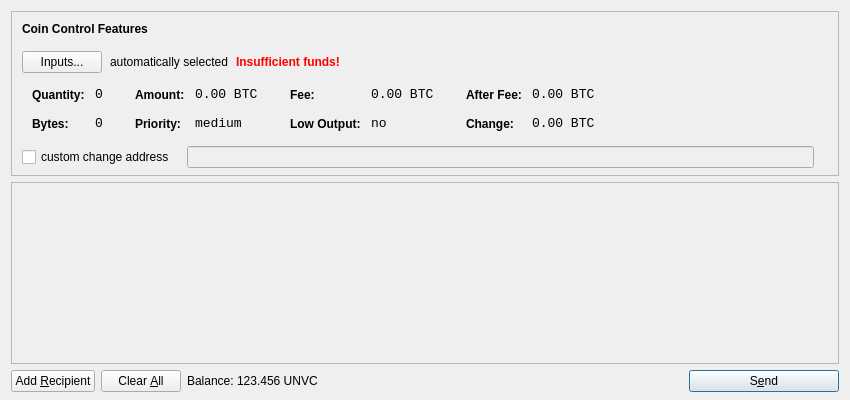
<?xml version="1.0" encoding="UTF-8"?>
<ui version="4.0">
 <class>SendCoinsDialog</class>
 <widget class="QDialog" name="SendCoinsDialog">
  <property name="geometry">
   <rect>
    <x>0</x>
    <y>0</y>
    <width>850</width>
    <height>400</height>
   </rect>
  </property>
  <property name="windowTitle">
   <string>Send Coins</string>
  </property>
  <layout class="QVBoxLayout" name="verticalLayout" stretch="0,1,0">
   <property name="bottomMargin">
    <number>8</number>
   </property>
   <item>
    <widget class="QFrame" name="frameCoinControl">
     <property name="sizePolicy">
      <sizepolicy hsizetype="Expanding" vsizetype="Expanding">
       <horstretch>0</horstretch>
       <verstretch>0</verstretch>
      </sizepolicy>
     </property>
     <property name="maximumSize">
      <size>
       <width>16777215</width>
       <height>16777215</height>
      </size>
     </property>
     <property name="frameShape">
      <enum>QFrame::StyledPanel</enum>
     </property>
     <property name="frameShadow">
      <enum>QFrame::Sunken</enum>
     </property>
     <layout class="QVBoxLayout" name="verticalLayoutCoinControl2">
      <property name="spacing">
       <number>-1</number>
      </property>
      <property name="leftMargin">
       <number>0</number>
      </property>
      <property name="topMargin">
       <number>0</number>
      </property>
      <property name="rightMargin">
       <number>0</number>
      </property>
      <property name="bottomMargin">
       <number>6</number>
      </property>
      <item>
       <layout class="QVBoxLayout" name="verticalLayoutCoinControl" stretch="0,0,0,0,1">
        <property name="spacing">
         <number>0</number>
        </property>
        <property name="leftMargin">
         <number>10</number>
        </property>
        <property name="topMargin">
         <number>10</number>
        </property>
        <item>
         <layout class="QHBoxLayout" name="horizontalLayoutCoinControl1">
          <property name="bottomMargin">
           <number>15</number>
          </property>
          <item>
           <widget class="QLabel" name="labelCoinControlFeatures">
            <property name="sizePolicy">
             <sizepolicy hsizetype="Preferred" vsizetype="Maximum">
              <horstretch>0</horstretch>
              <verstretch>0</verstretch>
             </sizepolicy>
            </property>
            <property name="font">
             <font>
              <weight>75</weight>
              <bold>true</bold>
             </font>
            </property>
            <property name="styleSheet">
             <string notr="true">font-weight:bold;</string>
            </property>
            <property name="text">
             <string>Coin Control Features</string>
            </property>
           </widget>
          </item>
         </layout>
        </item>
        <item>
         <layout class="QHBoxLayout" name="horizontalLayoutCoinControl2" stretch="0,0,0,0">
          <property name="spacing">
           <number>8</number>
          </property>
          <property name="bottomMargin">
           <number>10</number>
          </property>
          <item>
           <widget class="QPushButton" name="pushButtonCoinControl">
            <property name="styleSheet">
             <string notr="true"/>
            </property>
            <property name="text">
             <string>Inputs...</string>
            </property>
           </widget>
          </item>
          <item>
           <widget class="QLabel" name="labelCoinControlAutomaticallySelected">
            <property name="text">
             <string>automatically selected</string>
            </property>
            <property name="margin">
             <number>5</number>
            </property>
           </widget>
          </item>
          <item>
           <widget class="QLabel" name="labelCoinControlInsuffFunds">
            <property name="font">
             <font>
              <weight>75</weight>
              <bold>true</bold>
             </font>
            </property>
            <property name="styleSheet">
             <string notr="true">color:red;font-weight:bold;</string>
            </property>
            <property name="text">
             <string>Insufficient funds!</string>
            </property>
            <property name="margin">
             <number>5</number>
            </property>
           </widget>
          </item>
          <item>
           <spacer name="horizontalSpacerCoinControl">
            <property name="orientation">
             <enum>Qt::Horizontal</enum>
            </property>
            <property name="sizeHint" stdset="0">
             <size>
              <width>40</width>
              <height>1</height>
             </size>
            </property>
           </spacer>
          </item>
         </layout>
        </item>
        <item>
         <widget class="QWidget" name="widgetCoinControl" native="true">
          <property name="sizePolicy">
           <sizepolicy hsizetype="Preferred" vsizetype="Preferred">
            <horstretch>0</horstretch>
            <verstretch>0</verstretch>
           </sizepolicy>
          </property>
          <property name="minimumSize">
           <size>
            <width>0</width>
            <height>0</height>
           </size>
          </property>
          <property name="styleSheet">
           <string notr="true"/>
          </property>
          <layout class="QHBoxLayout" name="horizontalLayoutCoinControl5">
           <property name="margin">
            <number>0</number>
           </property>
           <item>
            <layout class="QHBoxLayout" name="horizontalLayoutCoinControl3" stretch="0,0,0,1">
             <property name="spacing">
              <number>20</number>
             </property>
             <property name="topMargin">
              <number>0</number>
             </property>
             <property name="bottomMargin">
              <number>10</number>
             </property>
             <item>
              <layout class="QFormLayout" name="formLayoutCoinControl1">
               <property name="horizontalSpacing">
                <number>10</number>
               </property>
               <property name="verticalSpacing">
                <number>14</number>
               </property>
               <property name="leftMargin">
                <number>10</number>
               </property>
               <property name="topMargin">
                <number>4</number>
               </property>
               <property name="rightMargin">
                <number>6</number>
               </property>
               <item row="0" column="0">
                <widget class="QLabel" name="labelCoinControlQuantityText">
                 <property name="styleSheet">
                  <string notr="true">font-weight:bold;</string>
                 </property>
                 <property name="text">
                  <string>Quantity:</string>
                 </property>
                 <property name="margin">
                  <number>0</number>
                 </property>
                </widget>
               </item>
               <item row="0" column="1">
                <widget class="QLabel" name="labelCoinControlQuantity">
                 <property name="font">
                  <font>
                   <family>Monospace</family>
                   <pointsize>10</pointsize>
                  </font>
                 </property>
                 <property name="cursor">
                  <cursorShape>IBeamCursor</cursorShape>
                 </property>
                 <property name="contextMenuPolicy">
                  <enum>Qt::ActionsContextMenu</enum>
                 </property>
                 <property name="text">
                  <string notr="true">0</string>
                 </property>
                 <property name="margin">
                  <number>0</number>
                 </property>
                 <property name="textInteractionFlags">
                  <set>Qt::LinksAccessibleByMouse|Qt::TextSelectableByKeyboard|Qt::TextSelectableByMouse</set>
                 </property>
                </widget>
               </item>
               <item row="1" column="0">
                <widget class="QLabel" name="labelCoinControlBytesText">
                 <property name="styleSheet">
                  <string notr="true">font-weight:bold;</string>
                 </property>
                 <property name="text">
                  <string>Bytes:</string>
                 </property>
                </widget>
               </item>
               <item row="1" column="1">
                <widget class="QLabel" name="labelCoinControlBytes">
                 <property name="font">
                  <font>
                   <family>Monospace</family>
                   <pointsize>10</pointsize>
                  </font>
                 </property>
                 <property name="cursor">
                  <cursorShape>IBeamCursor</cursorShape>
                 </property>
                 <property name="contextMenuPolicy">
                  <enum>Qt::ActionsContextMenu</enum>
                 </property>
                 <property name="text">
                  <string notr="true">0</string>
                 </property>
                 <property name="textInteractionFlags">
                  <set>Qt::LinksAccessibleByMouse|Qt::TextSelectableByKeyboard|Qt::TextSelectableByMouse</set>
                 </property>
                </widget>
               </item>
              </layout>
             </item>
             <item>
              <layout class="QFormLayout" name="formLayoutCoinControl2">
               <property name="horizontalSpacing">
                <number>10</number>
               </property>
               <property name="verticalSpacing">
                <number>14</number>
               </property>
               <property name="leftMargin">
                <number>6</number>
               </property>
               <property name="topMargin">
                <number>4</number>
               </property>
               <property name="rightMargin">
                <number>6</number>
               </property>
               <item row="0" column="0">
                <widget class="QLabel" name="labelCoinControlAmountText">
                 <property name="styleSheet">
                  <string notr="true">font-weight:bold;</string>
                 </property>
                 <property name="text">
                  <string>Amount:</string>
                 </property>
                 <property name="margin">
                  <number>0</number>
                 </property>
                </widget>
               </item>
               <item row="0" column="1">
                <widget class="QLabel" name="labelCoinControlAmount">
                 <property name="font">
                  <font>
                   <family>Monospace</family>
                   <pointsize>10</pointsize>
                  </font>
                 </property>
                 <property name="cursor">
                  <cursorShape>IBeamCursor</cursorShape>
                 </property>
                 <property name="contextMenuPolicy">
                  <enum>Qt::ActionsContextMenu</enum>
                 </property>
                 <property name="text">
                  <string notr="true">0.00 BTC</string>
                 </property>
                 <property name="textInteractionFlags">
                  <set>Qt::LinksAccessibleByMouse|Qt::TextSelectableByKeyboard|Qt::TextSelectableByMouse</set>
                 </property>
                </widget>
               </item>
               <item row="1" column="0">
                <widget class="QLabel" name="labelCoinControlPriorityText">
                 <property name="styleSheet">
                  <string notr="true">font-weight:bold;</string>
                 </property>
                 <property name="text">
                  <string>Priority:</string>
                 </property>
                </widget>
               </item>
               <item row="1" column="1">
                <widget class="QLabel" name="labelCoinControlPriority">
                 <property name="font">
                  <font>
                   <family>Monospace</family>
                   <pointsize>10</pointsize>
                  </font>
                 </property>
                 <property name="cursor">
                  <cursorShape>IBeamCursor</cursorShape>
                 </property>
                 <property name="contextMenuPolicy">
                  <enum>Qt::ActionsContextMenu</enum>
                 </property>
                 <property name="text">
                  <string>medium</string>
                 </property>
                 <property name="textInteractionFlags">
                  <set>Qt::LinksAccessibleByMouse|Qt::TextSelectableByKeyboard|Qt::TextSelectableByMouse</set>
                 </property>
                </widget>
               </item>
              </layout>
             </item>
             <item>
              <layout class="QFormLayout" name="formLayoutCoinControl3">
               <property name="horizontalSpacing">
                <number>10</number>
               </property>
               <property name="verticalSpacing">
                <number>14</number>
               </property>
               <property name="leftMargin">
                <number>6</number>
               </property>
               <property name="topMargin">
                <number>4</number>
               </property>
               <property name="rightMargin">
                <number>6</number>
               </property>
               <item row="0" column="0">
                <widget class="QLabel" name="labelCoinControlFeeText">
                 <property name="styleSheet">
                  <string notr="true">font-weight:bold;</string>
                 </property>
                 <property name="text">
                  <string>Fee:</string>
                 </property>
                 <property name="margin">
                  <number>0</number>
                 </property>
                </widget>
               </item>
               <item row="0" column="1">
                <widget class="QLabel" name="labelCoinControlFee">
                 <property name="font">
                  <font>
                   <family>Monospace</family>
                   <pointsize>10</pointsize>
                  </font>
                 </property>
                 <property name="cursor">
                  <cursorShape>IBeamCursor</cursorShape>
                 </property>
                 <property name="contextMenuPolicy">
                  <enum>Qt::ActionsContextMenu</enum>
                 </property>
                 <property name="text">
                  <string notr="true">0.00 BTC</string>
                 </property>
                 <property name="textInteractionFlags">
                  <set>Qt::LinksAccessibleByMouse|Qt::TextSelectableByKeyboard|Qt::TextSelectableByMouse</set>
                 </property>
                </widget>
               </item>
               <item row="1" column="0">
                <widget class="QLabel" name="labelCoinControlLowOutputText">
                 <property name="styleSheet">
                  <string notr="true">font-weight:bold;</string>
                 </property>
                 <property name="text">
                  <string>Low Output:</string>
                 </property>
                </widget>
               </item>
               <item row="1" column="1">
                <widget class="QLabel" name="labelCoinControlLowOutput">
                 <property name="font">
                  <font>
                   <family>Monospace</family>
                   <pointsize>10</pointsize>
                  </font>
                 </property>
                 <property name="cursor">
                  <cursorShape>IBeamCursor</cursorShape>
                 </property>
                 <property name="contextMenuPolicy">
                  <enum>Qt::ActionsContextMenu</enum>
                 </property>
                 <property name="text">
                  <string>no</string>
                 </property>
                 <property name="textInteractionFlags">
                  <set>Qt::LinksAccessibleByMouse|Qt::TextSelectableByKeyboard|Qt::TextSelectableByMouse</set>
                 </property>
                </widget>
               </item>
              </layout>
             </item>
             <item>
              <layout class="QFormLayout" name="formLayoutCoinControl4">
               <property name="horizontalSpacing">
                <number>10</number>
               </property>
               <property name="verticalSpacing">
                <number>14</number>
               </property>
               <property name="leftMargin">
                <number>6</number>
               </property>
               <property name="topMargin">
                <number>4</number>
               </property>
               <property name="rightMargin">
                <number>6</number>
               </property>
               <item row="0" column="0">
                <widget class="QLabel" name="labelCoinControlAfterFeeText">
                 <property name="styleSheet">
                  <string notr="true">font-weight:bold;</string>
                 </property>
                 <property name="text">
                  <string>After Fee:</string>
                 </property>
                 <property name="margin">
                  <number>0</number>
                 </property>
                </widget>
               </item>
               <item row="0" column="1">
                <widget class="QLabel" name="labelCoinControlAfterFee">
                 <property name="font">
                  <font>
                   <family>Monospace</family>
                   <pointsize>10</pointsize>
                  </font>
                 </property>
                 <property name="cursor">
                  <cursorShape>IBeamCursor</cursorShape>
                 </property>
                 <property name="contextMenuPolicy">
                  <enum>Qt::ActionsContextMenu</enum>
                 </property>
                 <property name="text">
                  <string notr="true">0.00 BTC</string>
                 </property>
                 <property name="textInteractionFlags">
                  <set>Qt::LinksAccessibleByMouse|Qt::TextSelectableByKeyboard|Qt::TextSelectableByMouse</set>
                 </property>
                </widget>
               </item>
               <item row="1" column="0">
                <widget class="QLabel" name="labelCoinControlChangeText">
                 <property name="styleSheet">
                  <string notr="true">font-weight:bold;</string>
                 </property>
                 <property name="text">
                  <string>Change:</string>
                 </property>
                </widget>
               </item>
               <item row="1" column="1">
                <widget class="QLabel" name="labelCoinControlChange">
                 <property name="font">
                  <font>
                   <family>Monospace</family>
                   <pointsize>10</pointsize>
                  </font>
                 </property>
                 <property name="cursor">
                  <cursorShape>IBeamCursor</cursorShape>
                 </property>
                 <property name="contextMenuPolicy">
                  <enum>Qt::ActionsContextMenu</enum>
                 </property>
                 <property name="text">
                  <string notr="true">0.00 BTC</string>
                 </property>
                 <property name="textInteractionFlags">
                  <set>Qt::LinksAccessibleByMouse|Qt::TextSelectableByKeyboard|Qt::TextSelectableByMouse</set>
                 </property>
                </widget>
               </item>
              </layout>
             </item>
            </layout>
           </item>
          </layout>
         </widget>
        </item>
        <item>
         <layout class="QHBoxLayout" name="horizontalLayoutCoinControl4" stretch="0,0,0">
          <property name="spacing">
           <number>12</number>
          </property>
          <property name="sizeConstraint">
           <enum>QLayout::SetDefaultConstraint</enum>
          </property>
          <property name="topMargin">
           <number>5</number>
          </property>
          <property name="rightMargin">
           <number>5</number>
          </property>
          <item>
           <widget class="QCheckBox" name="checkBoxCoinControlChange">
            <property name="text">
             <string>custom change address</string>
            </property>
           </widget>
          </item>
          <item>
           <widget class="QLineEdit" name="lineEditCoinControlChange">
            <property name="enabled">
             <bool>false</bool>
            </property>
            <property name="sizePolicy">
             <sizepolicy hsizetype="Expanding" vsizetype="Fixed">
              <horstretch>0</horstretch>
              <verstretch>0</verstretch>
             </sizepolicy>
            </property>
           </widget>
          </item>
          <item>
           <widget class="QLabel" name="labelCoinControlChangeLabel">
            <property name="sizePolicy">
             <sizepolicy hsizetype="Preferred" vsizetype="Expanding">
              <horstretch>0</horstretch>
              <verstretch>0</verstretch>
             </sizepolicy>
            </property>
            <property name="minimumSize">
             <size>
              <width>0</width>
              <height>0</height>
             </size>
            </property>
            <property name="text">
             <string/>
            </property>
            <property name="margin">
             <number>3</number>
            </property>
           </widget>
          </item>
         </layout>
        </item>
        <item>
         <spacer name="verticalSpacerCoinControl">
          <property name="orientation">
           <enum>Qt::Vertical</enum>
          </property>
          <property name="sizeHint" stdset="0">
           <size>
            <width>800</width>
            <height>1</height>
           </size>
          </property>
         </spacer>
        </item>
       </layout>
      </item>
     </layout>
    </widget>
   </item>
   <item>
    <widget class="QScrollArea" name="scrollArea">
     <property name="widgetResizable">
      <bool>true</bool>
     </property>
     <widget class="QWidget" name="scrollAreaWidgetContents">
      <property name="geometry">
       <rect>
        <x>0</x>
        <y>0</y>
        <width>830</width>
        <height>165</height>
       </rect>
      </property>
      <layout class="QVBoxLayout" name="verticalLayout_2">
       <property name="margin">
        <number>0</number>
       </property>
       <item>
        <layout class="QVBoxLayout" name="entries">
         <property name="spacing">
          <number>6</number>
         </property>
        </layout>
       </item>
       <item>
        <spacer name="verticalSpacer">
         <property name="orientation">
          <enum>Qt::Vertical</enum>
         </property>
         <property name="sizeHint" stdset="0">
          <size>
           <width>20</width>
           <height>40</height>
          </size>
         </property>
        </spacer>
       </item>
      </layout>
     </widget>
    </widget>
   </item>
   <item>
    <layout class="QHBoxLayout" name="horizontalLayout">
     <item>
      <widget class="QPushButton" name="addButton">
       <property name="toolTip">
        <string>Send to multiple recipients at once</string>
       </property>
       <property name="text">
        <string>Add &amp;Recipient</string>
       </property>
       <property name="icon">
        <iconset resource="../bitcoin.qrc">
         <normaloff>:/icons/add</normaloff>:/icons/add</iconset>
       </property>
       <property name="autoDefault">
        <bool>false</bool>
       </property>
      </widget>
     </item>
     <item>
      <widget class="QPushButton" name="clearButton">
       <property name="sizePolicy">
        <sizepolicy hsizetype="Minimum" vsizetype="Fixed">
         <horstretch>0</horstretch>
         <verstretch>0</verstretch>
        </sizepolicy>
       </property>
       <property name="toolTip">
        <string>Remove all transaction fields</string>
       </property>
       <property name="text">
        <string>Clear &amp;All</string>
       </property>
       <property name="icon">
        <iconset resource="../bitcoin.qrc">
         <normaloff>:/icons/remove</normaloff>:/icons/remove</iconset>
       </property>
       <property name="autoRepeatDelay">
        <number>300</number>
       </property>
       <property name="autoDefault">
        <bool>false</bool>
       </property>
      </widget>
     </item>
     <item>
      <layout class="QHBoxLayout" name="horizontalLayout_2">
       <property name="spacing">
        <number>3</number>
       </property>
       <item>
        <widget class="QLabel" name="label">
         <property name="text">
          <string>Balance:</string>
         </property>
        </widget>
       </item>
       <item>
        <widget class="QLabel" name="labelBalance">
         <property name="cursor">
          <cursorShape>IBeamCursor</cursorShape>
         </property>
         <property name="text">
          <string>123.456 UNVC</string>
         </property>
         <property name="textInteractionFlags">
          <set>Qt::LinksAccessibleByMouse|Qt::TextSelectableByKeyboard|Qt::TextSelectableByMouse</set>
         </property>
        </widget>
       </item>
      </layout>
     </item>
     <item>
      <spacer name="horizontalSpacer">
       <property name="orientation">
        <enum>Qt::Horizontal</enum>
       </property>
       <property name="sizeHint" stdset="0">
        <size>
         <width>40</width>
         <height>20</height>
        </size>
       </property>
      </spacer>
     </item>
     <item>
      <widget class="QPushButton" name="sendButton">
       <property name="minimumSize">
        <size>
         <width>150</width>
         <height>0</height>
        </size>
       </property>
       <property name="toolTip">
        <string>Confirm the send action</string>
       </property>
       <property name="text">
        <string>S&amp;end</string>
       </property>
       <property name="icon">
        <iconset resource="../bitcoin.qrc">
         <normaloff>:/icons/send</normaloff>:/icons/send</iconset>
       </property>
       <property name="default">
        <bool>true</bool>
       </property>
      </widget>
     </item>
    </layout>
   </item>
  </layout>
 </widget>
 <resources>
  <include location="../bitcoin.qrc"/>
 </resources>
 <connections/>
</ui>
